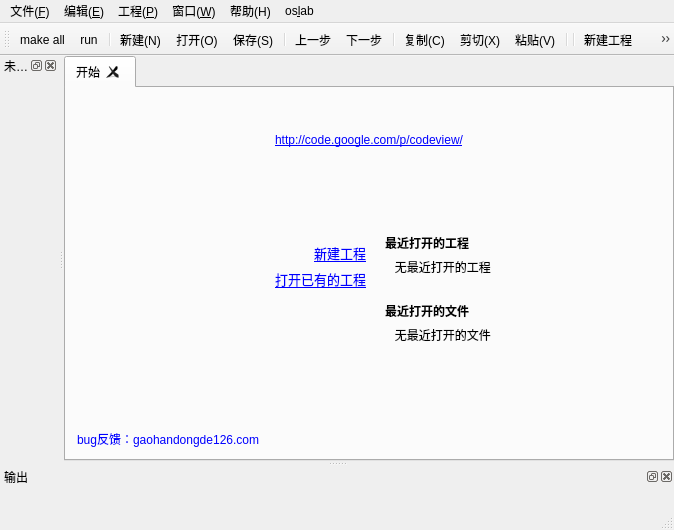
<?xml version="1.0" encoding="UTF-8"?>
<ui version="4.0">
 <class>MainWindowClass</class>
 <widget class="QMainWindow" name="MainWindowClass">
  <property name="geometry">
   <rect>
    <x>0</x>
    <y>0</y>
    <width>674</width>
    <height>530</height>
   </rect>
  </property>
  <property name="windowTitle">
   <string>CodeView</string>
  </property>
  <property name="documentMode">
   <bool>true</bool>
  </property>
  <property name="tabShape">
   <enum>QTabWidget::Triangular</enum>
  </property>
  <property name="unifiedTitleAndToolBarOnMac">
   <bool>true</bool>
  </property>
  <widget class="QWidget" name="centralWidget">
   <layout class="QHBoxLayout" name="horizontalLayout_2">
    <property name="spacing">
     <number>0</number>
    </property>
    <property name="margin">
     <number>0</number>
    </property>
    <item>
     <widget class="QTabWidget" name="tabWidget">
      <property name="mouseTracking">
       <bool>false</bool>
      </property>
      <property name="tabPosition">
       <enum>QTabWidget::North</enum>
      </property>
      <property name="tabShape">
       <enum>QTabWidget::Rounded</enum>
      </property>
      <property name="currentIndex">
       <number>0</number>
      </property>
      <property name="documentMode">
       <bool>false</bool>
      </property>
      <property name="tabsClosable">
       <bool>true</bool>
      </property>
      <widget class="QWidget" name="tab">
       <attribute name="icon">
        <iconset>
         <normaloff>:/iamge/iamges/arrow.png</normaloff>:/iamge/iamges/arrow.png</iconset>
       </attribute>
       <attribute name="title">
        <string>开始</string>
       </attribute>
       <attribute name="toolTip">
        <string>start</string>
       </attribute>
       <layout class="QVBoxLayout" name="verticalLayout_10">
        <item>
         <layout class="QVBoxLayout" name="verticalLayout_5">
          <item>
           <widget class="QLabel" name="label_5">
            <property name="text">
             <string/>
            </property>
            <property name="pixmap">
             <pixmap>:/iamge/iamges/1.PNG</pixmap>
            </property>
            <property name="alignment">
             <set>Qt::AlignCenter</set>
            </property>
           </widget>
          </item>
          <item>
           <widget class="QLabel" name="label_13">
            <property name="text">
             <string>&lt;!DOCTYPE HTML PUBLIC &quot;-//W3C//DTD HTML 4.0//EN&quot; &quot;http://www.w3.org/TR/REC-html40/strict.dtd&quot;&gt;
&lt;html&gt;&lt;head&gt;&lt;meta name=&quot;qrichtext&quot; content=&quot;1&quot; /&gt;&lt;style type=&quot;text/css&quot;&gt;
p, li { white-space: pre-wrap; }
&lt;/style&gt;&lt;/head&gt;&lt;body style=&quot; font-family:'宋体'; font-size:9pt; font-weight:400; font-style:normal;&quot;&gt;
&lt;p style=&quot;-qt-paragraph-type:empty; margin-top:0px; margin-bottom:0px; margin-left:0px; margin-right:0px; -qt-block-indent:0; text-indent:0px;&quot;&gt;&lt;/p&gt;
&lt;p style=&quot; margin-top:0px; margin-bottom:0px; margin-left:0px; margin-right:0px; -qt-block-indent:0; text-indent:0px;&quot;&gt;&lt;a href=&quot;http://code.google.com/p/codeview/&quot;&gt;&lt;span style=&quot; text-decoration: underline; color:#0000ff;&quot;&gt;http://code.google.com/p/codeview/&lt;/span&gt;&lt;/a&gt;&lt;/p&gt;&lt;/body&gt;&lt;/html&gt;</string>
            </property>
            <property name="alignment">
             <set>Qt::AlignCenter</set>
            </property>
            <property name="openExternalLinks">
             <bool>true</bool>
            </property>
           </widget>
          </item>
         </layout>
        </item>
        <item>
         <layout class="QHBoxLayout" name="horizontalLayout">
          <item>
           <layout class="QHBoxLayout" name="horizontalLayout_9">
            <item>
             <spacer name="horizontalSpacer_2">
              <property name="orientation">
               <enum>Qt::Horizontal</enum>
              </property>
              <property name="sizeHint" stdset="0">
               <size>
                <width>40</width>
                <height>20</height>
               </size>
              </property>
             </spacer>
            </item>
            <item>
             <layout class="QVBoxLayout" name="verticalLayout_8">
              <item>
               <layout class="QVBoxLayout" name="verticalLayout_7">
                <item>
                 <spacer name="verticalSpacer_3">
                  <property name="orientation">
                   <enum>Qt::Vertical</enum>
                  </property>
                  <property name="sizeHint" stdset="0">
                   <size>
                    <width>20</width>
                    <height>40</height>
                   </size>
                  </property>
                 </spacer>
                </item>
                <item>
                 <layout class="QHBoxLayout" name="horizontalLayout_7">
                  <item>
                   <widget class="QLabel" name="label_newPro1">
                    <property name="text">
                     <string/>
                    </property>
                    <property name="pixmap">
                     <pixmap>:/iamge/iamges/addgroup.png</pixmap>
                    </property>
                   </widget>
                  </item>
                  <item>
                   <widget class="QLabel" name="label_newPro2">
                    <property name="text">
                     <string>&lt;!DOCTYPE HTML PUBLIC &quot;-//W3C//DTD HTML 4.0//EN&quot; &quot;http://www.w3.org/TR/REC-html40/strict.dtd&quot;&gt;
&lt;html&gt;&lt;head&gt;&lt;meta name=&quot;qrichtext&quot; content=&quot;1&quot; /&gt;&lt;style type=&quot;text/css&quot;&gt;
p, li { white-space: pre-wrap; }
&lt;/style&gt;&lt;/head&gt;&lt;body style=&quot; font-family:'宋体'; font-size:9pt; font-weight:400; font-style:normal;&quot;&gt;
&lt;p style=&quot; margin-top:0px; margin-bottom:0px; margin-left:0px; margin-right:0px; -qt-block-indent:0; text-indent:0px;&quot;&gt;&lt;a href=&quot;1&quot;&gt;&lt;span style=&quot; font-size:10pt; text-decoration: underline; color:#0000ff;&quot;&gt;新建工程&lt;/span&gt;&lt;/a&gt;&lt;/p&gt;&lt;/body&gt;&lt;/html&gt;</string>
                    </property>
                    <property name="alignment">
                     <set>Qt::AlignLeading|Qt::AlignLeft|Qt::AlignVCenter</set>
                    </property>
                   </widget>
                  </item>
                 </layout>
                </item>
                <item>
                 <layout class="QHBoxLayout" name="horizontalLayout_8">
                  <item>
                   <widget class="QLabel" name="label_recentPro1">
                    <property name="text">
                     <string/>
                    </property>
                    <property name="pixmap">
                     <pixmap>:/iamge/iamges/relaxView.png</pixmap>
                    </property>
                   </widget>
                  </item>
                  <item>
                   <widget class="QLabel" name="label_recentPro2">
                    <property name="text">
                     <string>&lt;!DOCTYPE HTML PUBLIC &quot;-//W3C//DTD HTML 4.0//EN&quot; &quot;http://www.w3.org/TR/REC-html40/strict.dtd&quot;&gt;
&lt;html&gt;&lt;head&gt;&lt;meta name=&quot;qrichtext&quot; content=&quot;1&quot; /&gt;&lt;style type=&quot;text/css&quot;&gt;
p, li { white-space: pre-wrap; }
&lt;/style&gt;&lt;/head&gt;&lt;body style=&quot; font-family:'宋体'; font-size:9pt; font-weight:400; font-style:normal;&quot;&gt;
&lt;p style=&quot; margin-top:0px; margin-bottom:0px; margin-left:0px; margin-right:0px; -qt-block-indent:0; text-indent:0px;&quot;&gt;&lt;a href=&quot;2&quot;&gt;&lt;span style=&quot; font-size:10pt; text-decoration: underline; color:#0000ff;&quot;&gt;打开已有的工程&lt;/span&gt;&lt;/a&gt;&lt;/p&gt;&lt;/body&gt;&lt;/html&gt;</string>
                    </property>
                    <property name="alignment">
                     <set>Qt::AlignLeading|Qt::AlignLeft|Qt::AlignVCenter</set>
                    </property>
                   </widget>
                  </item>
                 </layout>
                </item>
               </layout>
              </item>
              <item>
               <spacer name="verticalSpacer">
                <property name="orientation">
                 <enum>Qt::Vertical</enum>
                </property>
                <property name="sizeHint" stdset="0">
                 <size>
                  <width>20</width>
                  <height>40</height>
                 </size>
                </property>
               </spacer>
              </item>
             </layout>
            </item>
           </layout>
          </item>
          <item>
           <layout class="QHBoxLayout" name="horizontalLayout_10">
            <item>
             <layout class="QVBoxLayout" name="verticalLayout_9">
              <item>
               <spacer name="verticalSpacer_4">
                <property name="orientation">
                 <enum>Qt::Vertical</enum>
                </property>
                <property name="sizeHint" stdset="0">
                 <size>
                  <width>20</width>
                  <height>40</height>
                 </size>
                </property>
               </spacer>
              </item>
              <item>
               <layout class="QHBoxLayout" name="horizontalLayout_5">
                <item>
                 <widget class="QLabel" name="label_4">
                  <property name="text">
                   <string/>
                  </property>
                  <property name="pixmap">
                   <pixmap>:/iamge/iamges/Sync.png</pixmap>
                  </property>
                 </widget>
                </item>
                <item>
                 <layout class="QVBoxLayout" name="verticalLayout_6">
                  <item>
                   <widget class="QLabel" name="label_3">
                    <property name="font">
                     <font>
                      <weight>75</weight>
                      <bold>true</bold>
                     </font>
                    </property>
                    <property name="text">
                     <string>最近打开的工程</string>
                    </property>
                   </widget>
                  </item>
                  <item>
                   <widget class="QLabel" name="label_recentPro">
                    <property name="text">
                     <string>   无最近打开的工程</string>
                    </property>
                   </widget>
                  </item>
                  <item>
                   <widget class="QLabel" name="label_6">
                    <property name="text">
                     <string/>
                    </property>
                   </widget>
                  </item>
                  <item>
                   <widget class="QLabel" name="label_recentd">
                    <property name="font">
                     <font>
                      <weight>75</weight>
                      <bold>true</bold>
                     </font>
                    </property>
                    <property name="text">
                     <string>最近打开的文件</string>
                    </property>
                   </widget>
                  </item>
                  <item>
                   <widget class="QLabel" name="label_recentFile">
                    <property name="text">
                     <string>   无最近打开的文件</string>
                    </property>
                   </widget>
                  </item>
                 </layout>
                </item>
               </layout>
              </item>
              <item>
               <spacer name="verticalSpacer_2">
                <property name="orientation">
                 <enum>Qt::Vertical</enum>
                </property>
                <property name="sizeHint" stdset="0">
                 <size>
                  <width>20</width>
                  <height>40</height>
                 </size>
                </property>
               </spacer>
              </item>
             </layout>
            </item>
            <item>
             <spacer name="horizontalSpacer_3">
              <property name="orientation">
               <enum>Qt::Horizontal</enum>
              </property>
              <property name="sizeHint" stdset="0">
               <size>
                <width>40</width>
                <height>20</height>
               </size>
              </property>
             </spacer>
            </item>
           </layout>
          </item>
         </layout>
        </item>
        <item>
         <widget class="QLabel" name="label_2">
          <property name="text">
           <string>&lt;!DOCTYPE HTML PUBLIC &quot;-//W3C//DTD HTML 4.0//EN&quot; &quot;http://www.w3.org/TR/REC-html40/strict.dtd&quot;&gt;
&lt;html&gt;&lt;head&gt;&lt;meta name=&quot;qrichtext&quot; content=&quot;1&quot; /&gt;&lt;style type=&quot;text/css&quot;&gt;
p, li { white-space: pre-wrap; }
&lt;/style&gt;&lt;/head&gt;&lt;body style=&quot; font-family:'宋体'; font-size:9pt; font-weight:400; font-style:normal;&quot;&gt;
&lt;p style=&quot; margin-top:0px; margin-bottom:0px; margin-left:0px; margin-right:0px; -qt-block-indent:0; text-indent:0px;&quot;&gt;&lt;span style=&quot; color:#0000ff;&quot;&gt;bug反馈：gaohandongde126.com&lt;/span&gt;&lt;/p&gt;&lt;/body&gt;&lt;/html&gt;</string>
          </property>
         </widget>
        </item>
       </layout>
      </widget>
     </widget>
    </item>
   </layout>
  </widget>
  <widget class="QMenuBar" name="menuBar">
   <property name="geometry">
    <rect>
     <x>0</x>
     <y>0</y>
     <width>674</width>
     <height>24</height>
    </rect>
   </property>
   <widget class="QMenu" name="menu_File">
    <property name="title">
     <string>文件(&amp;F)</string>
    </property>
    <addaction name="action_NewFile"/>
    <addaction name="action_Open"/>
    <addaction name="action_Save"/>
    <addaction name="action_saveAs"/>
    <addaction name="separator"/>
    <addaction name="action_E"/>
   </widget>
   <widget class="QMenu" name="menu_T">
    <property name="title">
     <string>工程(&amp;P)</string>
    </property>
    <addaction name="newProject"/>
    <addaction name="delProject"/>
   </widget>
   <widget class="QMenu" name="menu_H">
    <property name="title">
     <string>帮助(H)</string>
    </property>
    <addaction name="action_help"/>
    <addaction name="action_5"/>
   </widget>
   <widget class="QMenu" name="menu_E">
    <property name="title">
     <string>编辑(&amp;E)</string>
    </property>
    <addaction name="action_Copy"/>
    <addaction name="action_cut"/>
    <addaction name="action_paste"/>
    <addaction name="separator"/>
    <addaction name="action_undo"/>
    <addaction name="action_redo"/>
    <addaction name="separator"/>
    <addaction name="action"/>
    <addaction name="separator"/>
    <addaction name="action_Option"/>
   </widget>
   <widget class="QMenu" name="menu_W">
    <property name="title">
     <string>窗口(&amp;W)</string>
    </property>
    <addaction name="action_showLeft"/>
    <addaction name="action_showBottom"/>
   </widget>
   <widget class="QMenu" name="menuOslab">
    <property name="title">
     <string>os&amp;lab</string>
    </property>
    <addaction name="action_4"/>
    <addaction name="action_make"/>
    <addaction name="action_run"/>
    <addaction name="separator"/>
    <addaction name="actionMount"/>
    <addaction name="actionUmount"/>
   </widget>
   <addaction name="menu_File"/>
   <addaction name="menu_E"/>
   <addaction name="menu_T"/>
   <addaction name="menu_W"/>
   <addaction name="menu_H"/>
   <addaction name="menuOslab"/>
  </widget>
  <widget class="QToolBar" name="mainToolBar">
   <property name="mouseTracking">
    <bool>true</bool>
   </property>
   <property name="windowTitle">
    <string>工具栏</string>
   </property>
   <property name="toolButtonStyle">
    <enum>Qt::ToolButtonIconOnly</enum>
   </property>
   <attribute name="toolBarArea">
    <enum>TopToolBarArea</enum>
   </attribute>
   <attribute name="toolBarBreak">
    <bool>false</bool>
   </attribute>
   <addaction name="action_make"/>
   <addaction name="action_run"/>
   <addaction name="separator"/>
   <addaction name="action_NewFile"/>
   <addaction name="action_Open"/>
   <addaction name="action_Save"/>
   <addaction name="separator"/>
   <addaction name="action_undo"/>
   <addaction name="action_redo"/>
   <addaction name="separator"/>
   <addaction name="action_Copy"/>
   <addaction name="action_cut"/>
   <addaction name="action_paste"/>
   <addaction name="separator"/>
   <addaction name="separator"/>
   <addaction name="newProject"/>
   <addaction name="delProject"/>
   <addaction name="separator"/>
   <addaction name="separator"/>
  </widget>
  <widget class="QStatusBar" name="statusBar"/>
  <widget class="QDockWidget" name="dockWidget">
   <property name="palette">
    <palette>
     <active>
      <colorrole role="Button">
       <brush brushstyle="SolidPattern">
        <color alpha="255">
         <red>236</red>
         <green>233</green>
         <blue>216</blue>
        </color>
       </brush>
      </colorrole>
     </active>
     <inactive>
      <colorrole role="Button">
       <brush brushstyle="SolidPattern">
        <color alpha="255">
         <red>236</red>
         <green>233</green>
         <blue>216</blue>
        </color>
       </brush>
      </colorrole>
     </inactive>
     <disabled>
      <colorrole role="Button">
       <brush brushstyle="SolidPattern">
        <color alpha="255">
         <red>236</red>
         <green>233</green>
         <blue>216</blue>
        </color>
       </brush>
      </colorrole>
     </disabled>
    </palette>
   </property>
   <property name="mouseTracking">
    <bool>false</bool>
   </property>
   <property name="windowIcon">
    <iconset>
     <normaloff>E:/pica/图标/表情png/2327/可爱QQ表情图标下载2.png</normaloff>E:/pica/图标/表情png/2327/可爱QQ表情图标下载2.png</iconset>
   </property>
   <property name="windowTitle">
    <string>未选择工程</string>
   </property>
   <attribute name="dockWidgetArea">
    <number>1</number>
   </attribute>
   <widget class="QWidget" name="dockWidgetContents_2">
    <layout class="QVBoxLayout" name="verticalLayout_12"/>
   </widget>
  </widget>
  <widget class="QDockWidget" name="dockWidget_2">
   <property name="windowTitle">
    <string>输出</string>
   </property>
   <attribute name="dockWidgetArea">
    <number>8</number>
   </attribute>
   <widget class="QWidget" name="dockWidgetContents_3">
    <layout class="QVBoxLayout" name="verticalLayout_13"/>
   </widget>
  </widget>
  <action name="action_NewFile">
   <property name="icon">
    <iconset>
     <normaloff>:/iamge/iamges/new.png</normaloff>:/iamge/iamges/new.png</iconset>
   </property>
   <property name="text">
    <string>新建(&amp;N)</string>
   </property>
   <property name="shortcut">
    <string>Ctrl+N</string>
   </property>
  </action>
  <action name="action_Open">
   <property name="icon">
    <iconset>
     <normaloff>:/iamge/iamges/open.png</normaloff>:/iamge/iamges/open.png</iconset>
   </property>
   <property name="text">
    <string>打开(&amp;O)</string>
   </property>
   <property name="shortcut">
    <string>Ctrl+O</string>
   </property>
  </action>
  <action name="newProject">
   <property name="icon">
    <iconset>
     <normaloff>:/iamge/iamges/addgroup.png</normaloff>:/iamge/iamges/addgroup.png</iconset>
   </property>
   <property name="text">
    <string>新建工程</string>
   </property>
   <property name="toolTip">
    <string>新建工程以便定位文件中的标识符</string>
   </property>
  </action>
  <action name="delProject">
   <property name="icon">
    <iconset>
     <normaloff>:/iamge/iamges/relaxView.png</normaloff>:/iamge/iamges/relaxView.png</iconset>
   </property>
   <property name="text">
    <string>所有工程</string>
   </property>
   <property name="toolTip">
    <string>查看并且编辑所有工程</string>
   </property>
  </action>
  <action name="action_Copy">
   <property name="icon">
    <iconset>
     <normaloff>:/iamge/iamges/copy.png</normaloff>:/iamge/iamges/copy.png</iconset>
   </property>
   <property name="text">
    <string>复制(&amp;C)</string>
   </property>
   <property name="shortcut">
    <string>Ctrl+C</string>
   </property>
  </action>
  <action name="action_cut">
   <property name="icon">
    <iconset>
     <normaloff>:/iamge/iamges/cut.png</normaloff>:/iamge/iamges/cut.png</iconset>
   </property>
   <property name="text">
    <string>剪切(&amp;X)</string>
   </property>
   <property name="shortcut">
    <string>Ctrl+X</string>
   </property>
  </action>
  <action name="action_paste">
   <property name="icon">
    <iconset>
     <normaloff>:/iamge/iamges/paste.png</normaloff>:/iamge/iamges/paste.png</iconset>
   </property>
   <property name="text">
    <string>粘贴(&amp;V)</string>
   </property>
   <property name="shortcut">
    <string>Ctrl+V</string>
   </property>
  </action>
  <action name="action_undo">
   <property name="icon">
    <iconset>
     <normaloff>:/iamge/iamges/undo.png</normaloff>:/iamge/iamges/undo.png</iconset>
   </property>
   <property name="text">
    <string>上一步</string>
   </property>
   <property name="shortcut">
    <string>Ctrl+Z</string>
   </property>
  </action>
  <action name="action_redo">
   <property name="icon">
    <iconset>
     <normaloff>:/iamge/iamges/redo.png</normaloff>:/iamge/iamges/redo.png</iconset>
   </property>
   <property name="text">
    <string>下一步</string>
   </property>
   <property name="shortcut">
    <string>Ctrl+Y</string>
   </property>
  </action>
  <action name="action_F">
   <property name="icon">
    <iconset>
     <normaloff>:/iamge/iamges/find.png</normaloff>:/iamge/iamges/find.png</iconset>
   </property>
   <property name="text">
    <string>在文本中查找(&amp;F)</string>
   </property>
   <property name="toolTip">
    <string>单击以便打开文本查找窗口</string>
   </property>
   <property name="shortcut">
    <string>Ctrl+F</string>
   </property>
  </action>
  <action name="action_Save">
   <property name="icon">
    <iconset>
     <normaloff>:/iamge/iamges/save.png</normaloff>:/iamge/iamges/save.png</iconset>
   </property>
   <property name="text">
    <string>保存(&amp;S)</string>
   </property>
   <property name="shortcut">
    <string>Ctrl+S</string>
   </property>
  </action>
  <action name="action_5">
   <property name="text">
    <string>关于 CodeView</string>
   </property>
  </action>
  <action name="action_E">
   <property name="text">
    <string>退出(&amp;E)</string>
   </property>
  </action>
  <action name="selectProject">
   <property name="text">
    <string>选择工程</string>
   </property>
  </action>
  <action name="action_saveAs">
   <property name="text">
    <string>另存为</string>
   </property>
  </action>
  <action name="action_showLeft">
   <property name="text">
    <string>工程窗口</string>
   </property>
   <property name="toolTip">
    <string>单击以便打开工程搜索窗口</string>
   </property>
  </action>
  <action name="action_showBottom">
   <property name="text">
    <string>输出窗口</string>
   </property>
   <property name="toolTip">
    <string>单击以便打开搜索结果窗口</string>
   </property>
  </action>
  <action name="action_help">
   <property name="text">
    <string>CodeView 使用帮助</string>
   </property>
   <property name="shortcut">
    <string>F1</string>
   </property>
  </action>
  <action name="action_make">
   <property name="icon">
    <iconset>
     <normaloff>:/iamge/iamges/compile.png</normaloff>:/iamge/iamges/compile.png</iconset>
   </property>
   <property name="text">
    <string>make all </string>
   </property>
   <property name="shortcut">
    <string>Ctrl+B</string>
   </property>
  </action>
  <action name="action_run">
   <property name="icon">
    <iconset>
     <normaloff>:/iamge/iamges/run.png</normaloff>:/iamge/iamges/run.png</iconset>
   </property>
   <property name="text">
    <string>run</string>
   </property>
   <property name="shortcut">
    <string>Ctrl+R</string>
   </property>
  </action>
  <action name="action_4">
   <property name="text">
    <string>clean</string>
   </property>
   <property name="shortcut">
    <string>Ctrl+L</string>
   </property>
  </action>
  <action name="actionMount">
   <property name="text">
    <string>mount</string>
   </property>
   <property name="shortcut">
    <string>Ctrl+M</string>
   </property>
  </action>
  <action name="actionUmount">
   <property name="text">
    <string>umount</string>
   </property>
   <property name="shortcut">
    <string>Ctrl+U</string>
   </property>
  </action>
  <action name="action_6">
   <property name="text">
    <string>设置</string>
   </property>
  </action>
  <action name="action">
   <property name="text">
    <string>整理格式</string>
   </property>
   <property name="shortcut">
    <string>Ctrl+I</string>
   </property>
  </action>
  <action name="action_Option">
   <property name="enabled">
    <bool>false</bool>
   </property>
   <property name="text">
    <string>选项(&amp;O)</string>
   </property>
  </action>
 </widget>
 <layoutdefault spacing="6" margin="11"/>
 <resources/>
 <connections>
  <connection>
   <sender>action_NewFile</sender>
   <signal>triggered()</signal>
   <receiver>MainWindowClass</receiver>
   <slot>newFile()</slot>
   <hints>
    <hint type="sourcelabel">
     <x>-1</x>
     <y>-1</y>
    </hint>
    <hint type="destinationlabel">
     <x>279</x>
     <y>100</y>
    </hint>
   </hints>
  </connection>
  <connection>
   <sender>action_Open</sender>
   <signal>triggered()</signal>
   <receiver>MainWindowClass</receiver>
   <slot>open()</slot>
   <hints>
    <hint type="sourcelabel">
     <x>-1</x>
     <y>-1</y>
    </hint>
    <hint type="destinationlabel">
     <x>277</x>
     <y>142</y>
    </hint>
   </hints>
  </connection>
  <connection>
   <sender>action_Save</sender>
   <signal>triggered()</signal>
   <receiver>MainWindowClass</receiver>
   <slot>save()</slot>
   <hints>
    <hint type="sourcelabel">
     <x>-1</x>
     <y>-1</y>
    </hint>
    <hint type="destinationlabel">
     <x>278</x>
     <y>195</y>
    </hint>
   </hints>
  </connection>
  <connection>
   <sender>action_saveAs</sender>
   <signal>triggered()</signal>
   <receiver>MainWindowClass</receiver>
   <slot>saveAs()</slot>
   <hints>
    <hint type="sourcelabel">
     <x>-1</x>
     <y>-1</y>
    </hint>
    <hint type="destinationlabel">
     <x>282</x>
     <y>243</y>
    </hint>
   </hints>
  </connection>
  <connection>
   <sender>action_E</sender>
   <signal>triggered()</signal>
   <receiver>MainWindowClass</receiver>
   <slot>close()</slot>
   <hints>
    <hint type="sourcelabel">
     <x>-1</x>
     <y>-1</y>
    </hint>
    <hint type="destinationlabel">
     <x>284</x>
     <y>146</y>
    </hint>
   </hints>
  </connection>
  <connection>
   <sender>action_5</sender>
   <signal>triggered()</signal>
   <receiver>MainWindowClass</receiver>
   <slot>about()</slot>
   <hints>
    <hint type="sourcelabel">
     <x>-1</x>
     <y>-1</y>
    </hint>
    <hint type="destinationlabel">
     <x>281</x>
     <y>110</y>
    </hint>
   </hints>
  </connection>
  <connection>
   <sender>action_Copy</sender>
   <signal>triggered()</signal>
   <receiver>MainWindowClass</receiver>
   <slot>copy()</slot>
   <hints>
    <hint type="sourcelabel">
     <x>-1</x>
     <y>-1</y>
    </hint>
    <hint type="destinationlabel">
     <x>275</x>
     <y>398</y>
    </hint>
   </hints>
  </connection>
  <connection>
   <sender>action_cut</sender>
   <signal>triggered()</signal>
   <receiver>MainWindowClass</receiver>
   <slot>cut()</slot>
   <hints>
    <hint type="sourcelabel">
     <x>-1</x>
     <y>-1</y>
    </hint>
    <hint type="destinationlabel">
     <x>280</x>
     <y>439</y>
    </hint>
   </hints>
  </connection>
  <connection>
   <sender>action_paste</sender>
   <signal>triggered()</signal>
   <receiver>MainWindowClass</receiver>
   <slot>paste()</slot>
   <hints>
    <hint type="sourcelabel">
     <x>-1</x>
     <y>-1</y>
    </hint>
    <hint type="destinationlabel">
     <x>279</x>
     <y>483</y>
    </hint>
   </hints>
  </connection>
  <connection>
   <sender>action_redo</sender>
   <signal>triggered()</signal>
   <receiver>MainWindowClass</receiver>
   <slot>redo()</slot>
   <hints>
    <hint type="sourcelabel">
     <x>-1</x>
     <y>-1</y>
    </hint>
    <hint type="destinationlabel">
     <x>690</x>
     <y>143</y>
    </hint>
   </hints>
  </connection>
  <connection>
   <sender>action_undo</sender>
   <signal>triggered()</signal>
   <receiver>MainWindowClass</receiver>
   <slot>undo()</slot>
   <hints>
    <hint type="sourcelabel">
     <x>-1</x>
     <y>-1</y>
    </hint>
    <hint type="destinationlabel">
     <x>685</x>
     <y>241</y>
    </hint>
   </hints>
  </connection>
  <connection>
   <sender>label_newPro2</sender>
   <signal>linkActivated(QString)</signal>
   <receiver>MainWindowClass</receiver>
   <slot>dealStartLable(QString)</slot>
   <hints>
    <hint type="sourcelabel">
     <x>452</x>
     <y>391</y>
    </hint>
    <hint type="destinationlabel">
     <x>144</x>
     <y>311</y>
    </hint>
   </hints>
  </connection>
  <connection>
   <sender>label_recentPro2</sender>
   <signal>linkActivated(QString)</signal>
   <receiver>MainWindowClass</receiver>
   <slot>dealStartLable(QString)</slot>
   <hints>
    <hint type="sourcelabel">
     <x>452</x>
     <y>447</y>
    </hint>
    <hint type="destinationlabel">
     <x>142</x>
     <y>341</y>
    </hint>
   </hints>
  </connection>
  <connection>
   <sender>label_recentFile</sender>
   <signal>linkActivated(QString)</signal>
   <receiver>MainWindowClass</receiver>
   <slot>dealStartLable(QString)</slot>
   <hints>
    <hint type="sourcelabel">
     <x>644</x>
     <y>508</y>
    </hint>
    <hint type="destinationlabel">
     <x>685</x>
     <y>331</y>
    </hint>
   </hints>
  </connection>
  <connection>
   <sender>label_recentPro</sender>
   <signal>linkActivated(QString)</signal>
   <receiver>MainWindowClass</receiver>
   <slot>dealStartLable(QString)</slot>
   <hints>
    <hint type="sourcelabel">
     <x>644</x>
     <y>449</y>
    </hint>
    <hint type="destinationlabel">
     <x>685</x>
     <y>295</y>
    </hint>
   </hints>
  </connection>
 </connections>
 <slots>
  <slot>open()</slot>
  <slot>newFile()</slot>
  <slot>save()</slot>
  <slot>saveAs()</slot>
  <slot>about()</slot>
  <slot>cut()</slot>
  <slot>copy()</slot>
  <slot>paste()</slot>
  <slot>redo()</slot>
  <slot>undo()</slot>
  <slot>dealStartLable(QString)</slot>
  <slot>setCDE(bool)</slot>
 </slots>
</ui>
